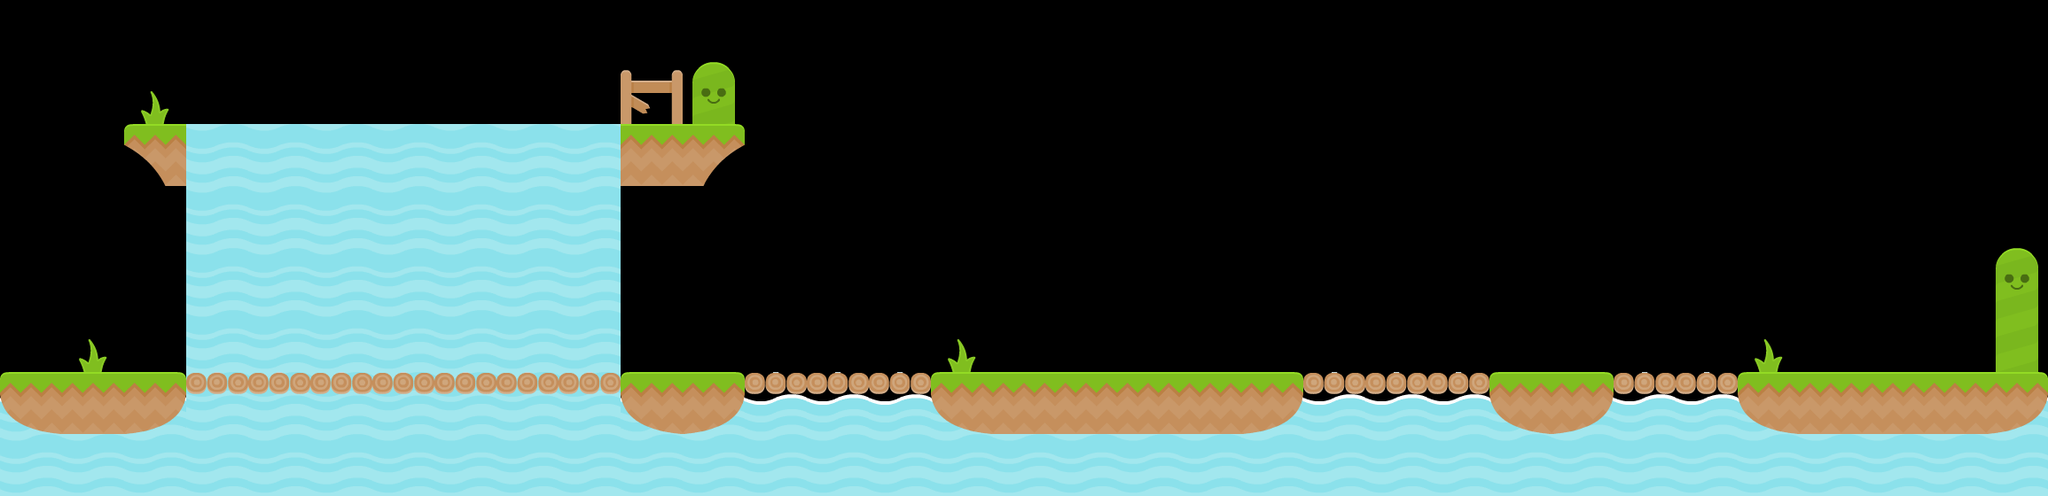

Tiled map render using the project's own tile images. Description and the whole map definition, tile-layer contents included, below:
An orthogonal 33x8 tile map with 70x70 px tiles, 2 tile layers (BackgroundLayer, GroundLayer), 2 tilesets and 22 objects (17x box, 3x fish, checkpoint, startpoint).

<map version="1.0" orientation="orthogonal" renderorder="right-down" width="33" height="8" tilewidth="70" tileheight="70" nextobjectid="76">
 <tileset firstgid="1" name="mytileset" tilewidth="70" tileheight="70" tilecount="35" columns="5">
  <image source="tiles.png" width="350" height="490" />
 </tileset>
 <tileset firstgid="36" name="enemies" tilewidth="70" tileheight="70" tilecount="5" columns="0">
  <tile id="0">
   <image width="51" height="51" source="texture-atlas/blockerMad.png" />
  </tile>
  <tile id="3">
   <image width="70" height="70" source="texture-atlas/liquidWaterTop_mid.png" />
  </tile>
  <tile id="4">
   <image width="70" height="70" source="texture-atlas/sign.png" />
  </tile>
  <tile id="5">
   <image width="70" height="70" source="texture-atlas/signRight.png" />
  </tile>
  <tile id="6">
   <image width="66" height="42" source="texture-atlas/fishSwim1.png" />
  </tile>
 </tileset>
 <layer name="BackgroundLayer" width="33" height="8">
  <data encoding="csv">
0,0,0,0,0,0,0,0,0,0,0,0,0,0,0,0,0,0,0,0,0,0,0,0,0,0,0,0,0,0,0,0,0,
0,0,25,0,0,0,0,0,0,0,6,4,0,0,0,0,0,0,0,0,0,0,0,0,0,0,0,0,0,0,0,0,0,
0,0,29,16,16,16,16,16,16,16,24,1,0,0,0,0,0,0,0,0,0,0,0,0,0,0,0,0,0,0,0,0,0,
0,0,0,16,16,16,16,16,16,16,0,0,0,0,0,0,0,0,0,0,0,0,0,0,0,0,0,0,0,0,0,0,0,
0,0,0,16,16,16,16,16,16,16,0,0,0,0,0,0,0,0,0,0,0,0,0,0,0,0,0,0,0,0,0,0,4,
0,25,0,16,16,16,16,16,16,16,0,0,0,0,0,25,0,0,0,0,0,0,0,0,0,0,0,0,25,0,0,0,9,
14,0,14,16,16,16,16,16,16,16,14,14,14,14,14,14,0,0,0,0,14,14,14,14,14,14,14,14,14,0,0,0,14,
16,16,16,16,16,16,16,16,16,16,16,16,16,16,16,16,16,16,16,16,16,16,16,16,16,16,16,16,16,16,16,16,16
</data>
 </layer>
 <layer name="GroundLayer" width="33" height="8">
  <data encoding="csv">
0,0,0,0,0,0,0,0,0,0,0,0,0,0,0,0,0,0,0,0,0,0,0,0,0,0,0,0,0,0,0,0,0,
0,0,0,0,0,0,0,0,0,0,0,0,0,0,0,0,0,0,0,0,0,0,0,0,0,0,0,0,0,0,0,0,0,
0,0,0,0,0,0,0,0,0,0,0,0,0,0,0,0,0,0,0,0,0,0,0,0,0,0,0,0,0,0,0,0,0,
0,0,0,0,0,0,0,0,0,0,0,0,0,0,0,0,0,0,0,0,0,0,0,0,0,0,0,0,0,0,0,0,0,
0,0,0,0,0,0,0,0,0,0,0,0,0,0,0,0,0,0,0,0,0,0,0,0,0,0,0,0,0,0,0,0,0,
0,0,0,0,0,0,0,0,0,0,0,0,0,0,0,0,0,0,0,0,0,0,0,0,0,0,0,0,0,0,0,0,0,
34,24,33,8,8,8,8,8,8,8,34,33,8,8,8,34,24,24,24,24,33,8,8,8,34,33,8,8,34,24,24,24,33,
0,0,0,0,0,0,0,0,0,0,0,0,0,0,0,0,0,0,0,0,0,0,0,0,0,0,0,0,0,0,0,0,0
</data>
 </layer>
 <objectgroup name="ObjectLayer">
  <object id="31" name="box" gid="36" x="2074" y="355" width="51" height="51" />
  <object id="34" name="checkpoint" gid="40" x="2170" y="420" width="70" height="70" />
  <object id="35" name="startpoint" gid="41" x="0" y="420" width="70" height="70" />
  <object id="45" name="box" gid="36" x="313.515" y="420" width="51" height="51">
   <properties>
    <property name="scale.y" value="2" />
   </properties>
  </object>
  <object id="54" name="box" gid="36" x="262.5" y="420" width="51" height="51" />
  <object id="56" name="box" gid="36" x="1207.5" y="420" width="51" height="51" />
  <object id="57" name="box" gid="36" x="1784" y="368.5" width="51" height="51" />
  <object id="58" name="box" gid="36" x="1258.5" y="420" width="51" height="51" />
  <object id="59" name="box" gid="36" x="1309.5" y="420" width="51" height="51" />
  <object id="60" name="box" gid="36" x="1076" y="332.5" width="51" height="51" />
  <object id="61" name="box" gid="36" x="1516" y="420" width="51" height="51">
   <properties>
    <property name="scale.y" value="2" />
   </properties>
  </object>
  <object id="62" name="box" gid="36" x="1762" y="420" width="51" height="51" />
  <object id="63" name="box" gid="36" x="364.015" y="420" width="51" height="51" />
  <object id="64" name="box" gid="36" x="527.5" y="420" width="51" height="51" />
  <object id="65" name="box" gid="36" x="629.015" y="420" width="51" height="51" />
  <object id="66" name="box" gid="36" x="578.515" y="420" width="51" height="51">
   <properties>
    <property name="scale.y" value="2" />
   </properties>
  </object>
  <object id="67" name="box" gid="36" x="891.015" y="420" width="51" height="51">
   <properties>
    <property name="scale.y" value="2" />
   </properties>
  </object>
  <object id="68" name="box" gid="36" x="941.515" y="420" width="51" height="51" />
  <object id="69" name="box" gid="36" x="840" y="420" width="51" height="51" />
  <object id="70" name="fish" gid="42" x="472.5" y="192.5" width="66" height="42" rotation="-309.535" />
  <object id="72" name="fish" gid="42" x="583.576" y="514.874" width="66" height="42" rotation="-10" />
  <object id="74" name="fish" gid="42" x="1697.5" y="542.5" width="66" height="42" rotation="10" />
 </objectgroup>
</map>
